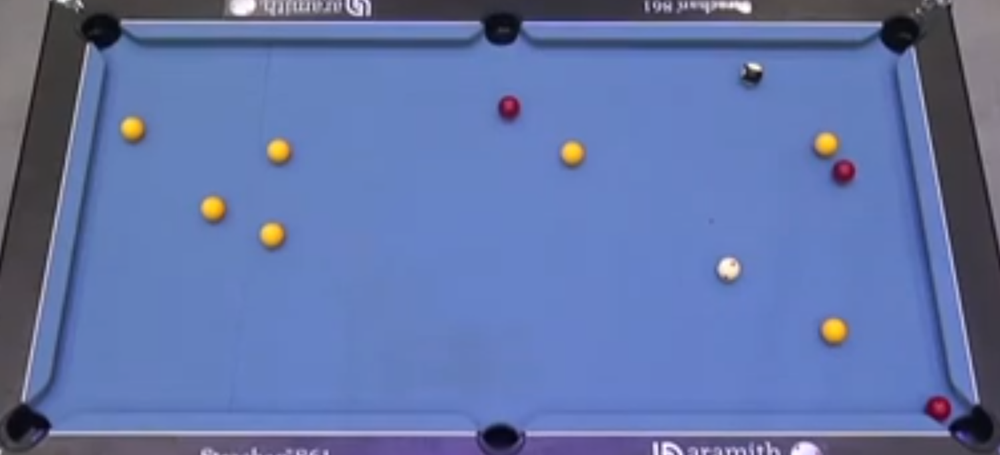
#> input picture images/input/light-blue_clear_1.png, 1000 x 455 px, shrunk from 1504 x 684 before the run, found by its file name
$ python main.py
#> lines starting #> are read from the running program, lines starting #| are printed output that depends on the picture; after the words box and inside, x2 and y2 are one past the last pixel; in counts of white or black regions, pixels touching at a corner belong together
import cv2 as cv
import sys
import numpy as np
from pprint import pprint

im = cv.imread(cv.samples.findFile("images/light-blue_clear_1.png"))
#> im is the input picture: shape (455, 1000, 3); mean B, G, R 168.4, 116.7, 98.2

if im is None:
    sys.exit("Could not read the image.")

imgray = cv.cvtColor(im, cv.COLOR_BGR2GRAY)
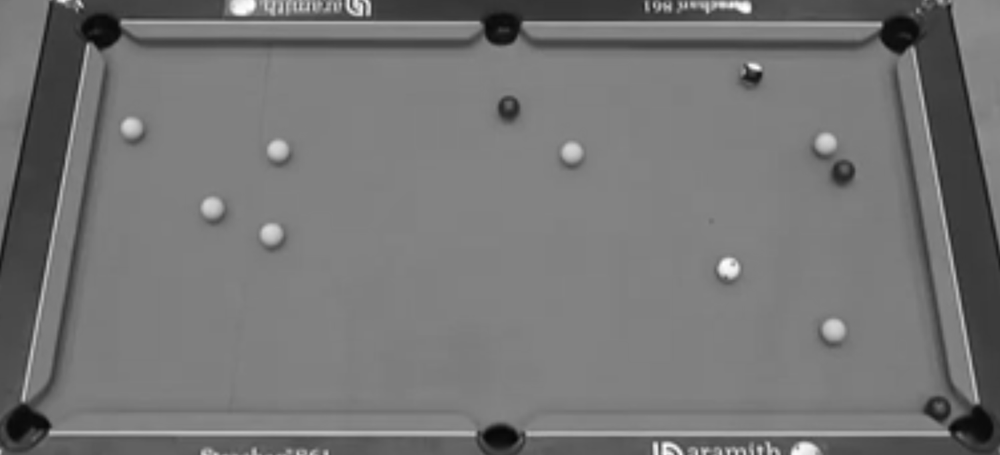
#> imgray: shape (455, 1000); min 5, max 255, mean 117.1
imblack = np.zeros(imgray.shape)
ret, thresh = cv.threshold(imgray, 120, 255, cv.THRESH_BINARY)
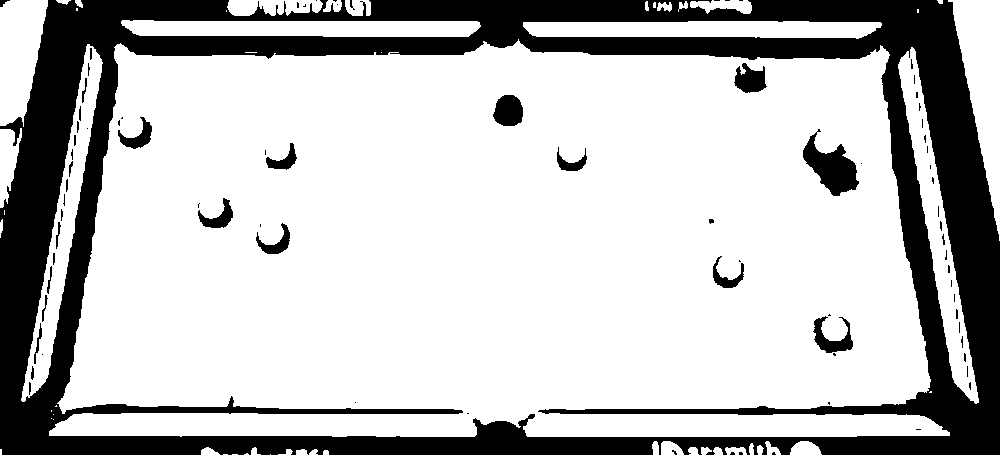
#> thresh: shape (455, 1000); 74.8% white; 81 black regions (53 under 20 px)
contours, hierarchy = cv.findContours(thresh, cv.RETR_TREE, cv.CHAIN_APPROX_SIMPLE)
#> contours = 126 contours, 51 with area under 20; largest, box (x1, y1, x2, y2) and area: (49, 39, 950, 437) 304304, (21, 44, 103, 402) 6875, (898, 47, 979, 404) 6740, (948, 0, 1000, 241) 5746, (523, 21, 882, 39) 5090
cv.drawContours(im, contours, -1, (0,255,0), 3)
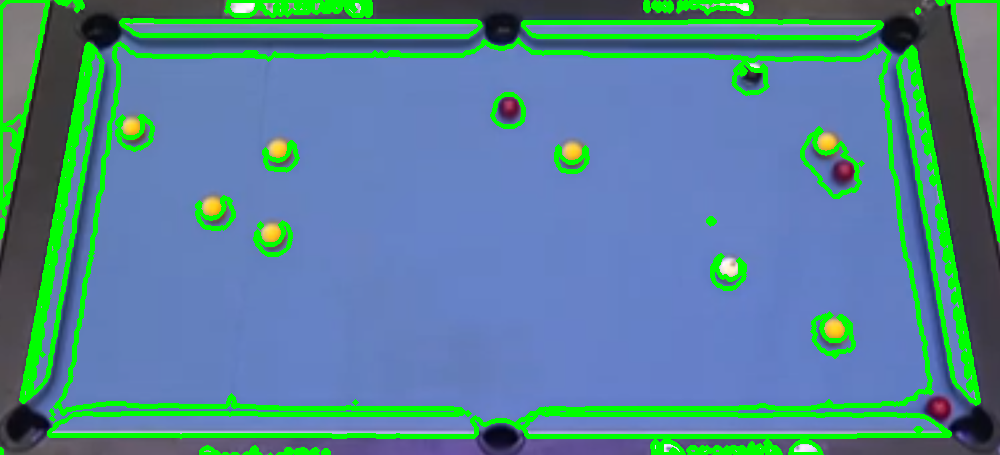
#> im: shape (455, 1000, 3); 12.22% of pixels changed, all inside (x1, y1, x2, y2) = (0, 0, 1000, 455)
# cv.imwrite('sample_contour.jpg', imblack)

# Constants
# yellow_base

# for line in imblack:
#     for mat in line:

print(contours)
#> (printed output is left out)

cv.imshow("Display window", thresh)
k = cv.waitKey(0)
#> (key Esc is pressed here)
